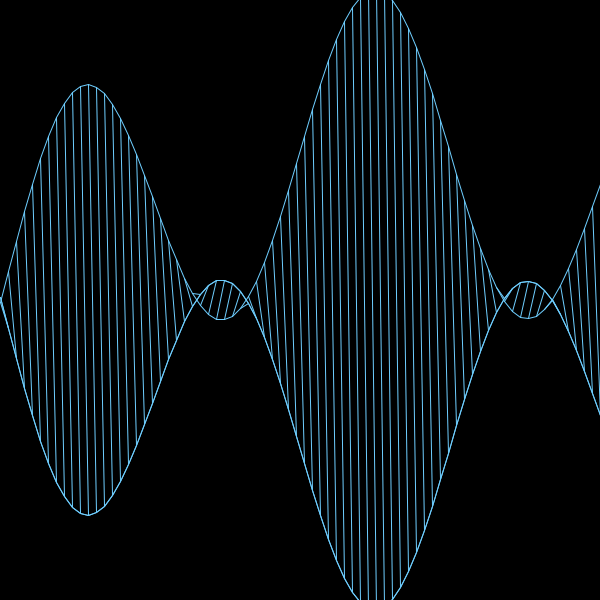
Frame 1 (no input)
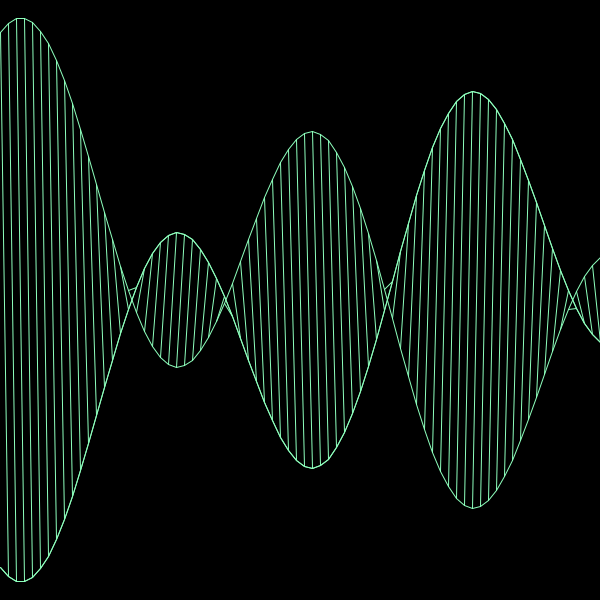
Frame 60 (the mouse pressed at the canvas centre just before this capture)
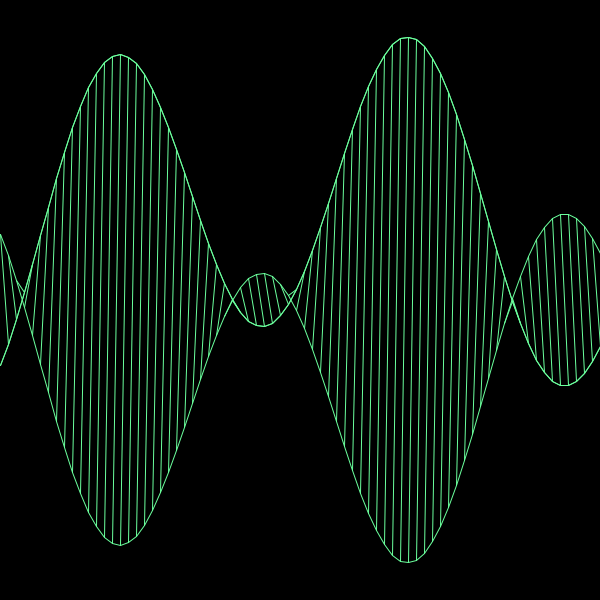
Frame 120 (the mouse held since frame 60 and released just before this capture)

The Processing sketch that drew these frames (run headless with seeded random() and noise(); from frame 60 on, the mouse is pressed at the canvas centre):

// Processing sketch: sinewavesinewave3
// ── sinewavesinewave3.pde
float[] y1 = new float[120];
float[] y2 = new float[120];
float theta2 = .19;
float theta1 = .02;
void setup() {
 size(600, 600);
 background(0);
 frameRate(120);
}
void draw() {
  //fill(1, 5);
  //rect(0, 0, 600, 600);
  background(0);
  stroke(map(noise(theta2*2), 0, 1, 0, 255), 
         map(noise(theta1*2), .5, 1, 255, 0), 
         map(noise(frameCount*.1), 0, .5, 0, 255));

  bigCurve();
  smallCurve();
  for(int i = 0; i < y1.length-1; i++) {
    line(i*8, height/2+y1[i]+y2[i], (i+1)*8,height/2+y1[i+1]+y2[i+1]);
    line(i*8, height/2+y1[i]*-1+y2[i]*-1, (i+1)*8, height/2+-1*y1[i+1]+y2[i+1]*-1);
    line(i*8, height/2+y1[i]+y2[i], (i+1)*8, height/2+-1*y1[i+1]+y2[i+1]*-1);
    line(i*8, height/2+y1[i]*-1+y2[i]*-1, (i+1)*8, height/2+-1*y1[i+1]+y2[i+1]*-1);
  }
  
}

void bigCurve() {
  theta1+=.02;
  float dx1 = theta1;
  for(int i = 0; i < y1.length; i++) {
    y1[i] = noise(theta1*.01)*250*sin(3+dx1);
    dx1+=.17;
  }
  
}

void smallCurve() {
  theta2+=.029;
  float dx2 = theta2;
  for(int i = 0; i < y2.length; i++) {
    y2[i] = noise(theta2*.1+i*.001+frameCount*.001)*275*sin(3+dx2);
    dx2+=.031;
  }
  
}
